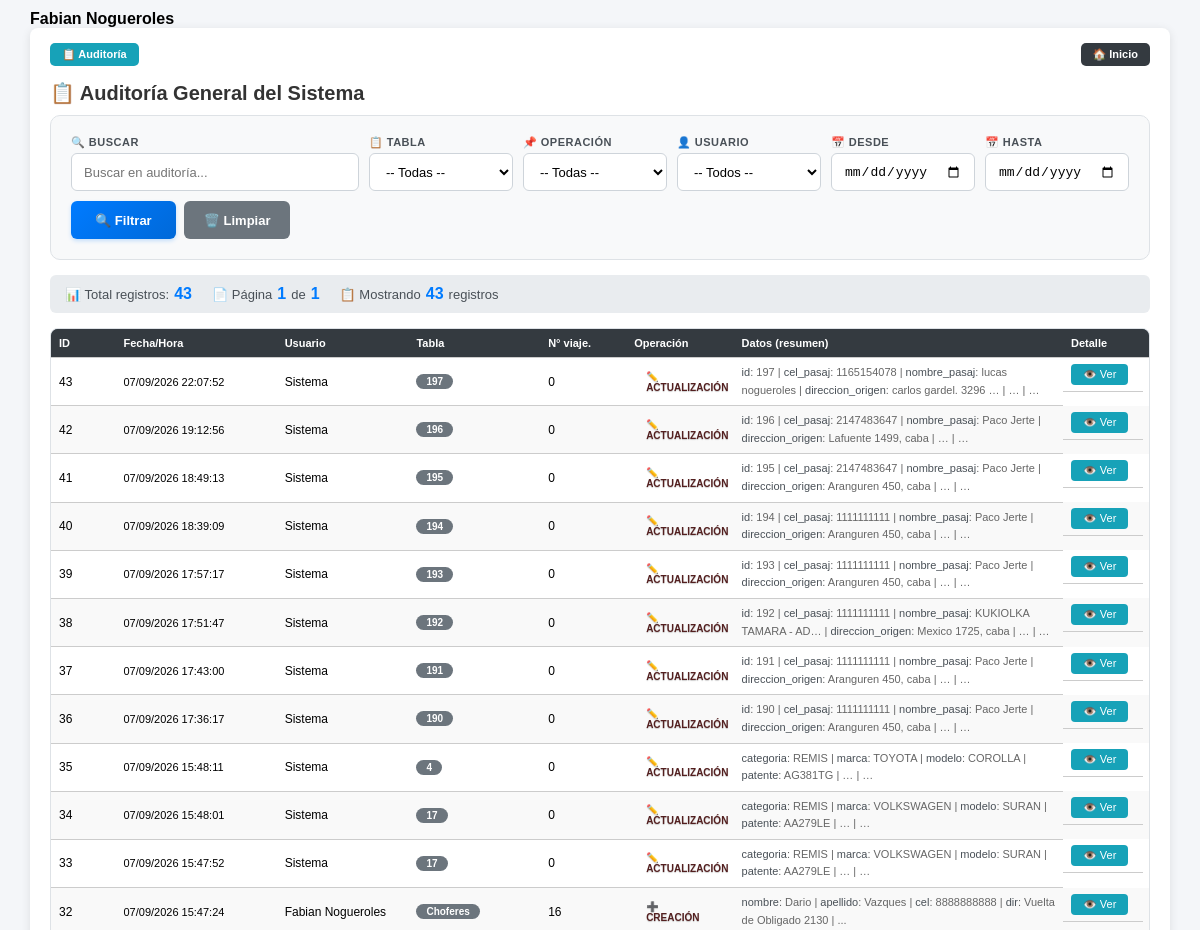
Before: /php/00_administracion/auditoria/listado_auditoria.php (signed in, upper part) with the older database file.
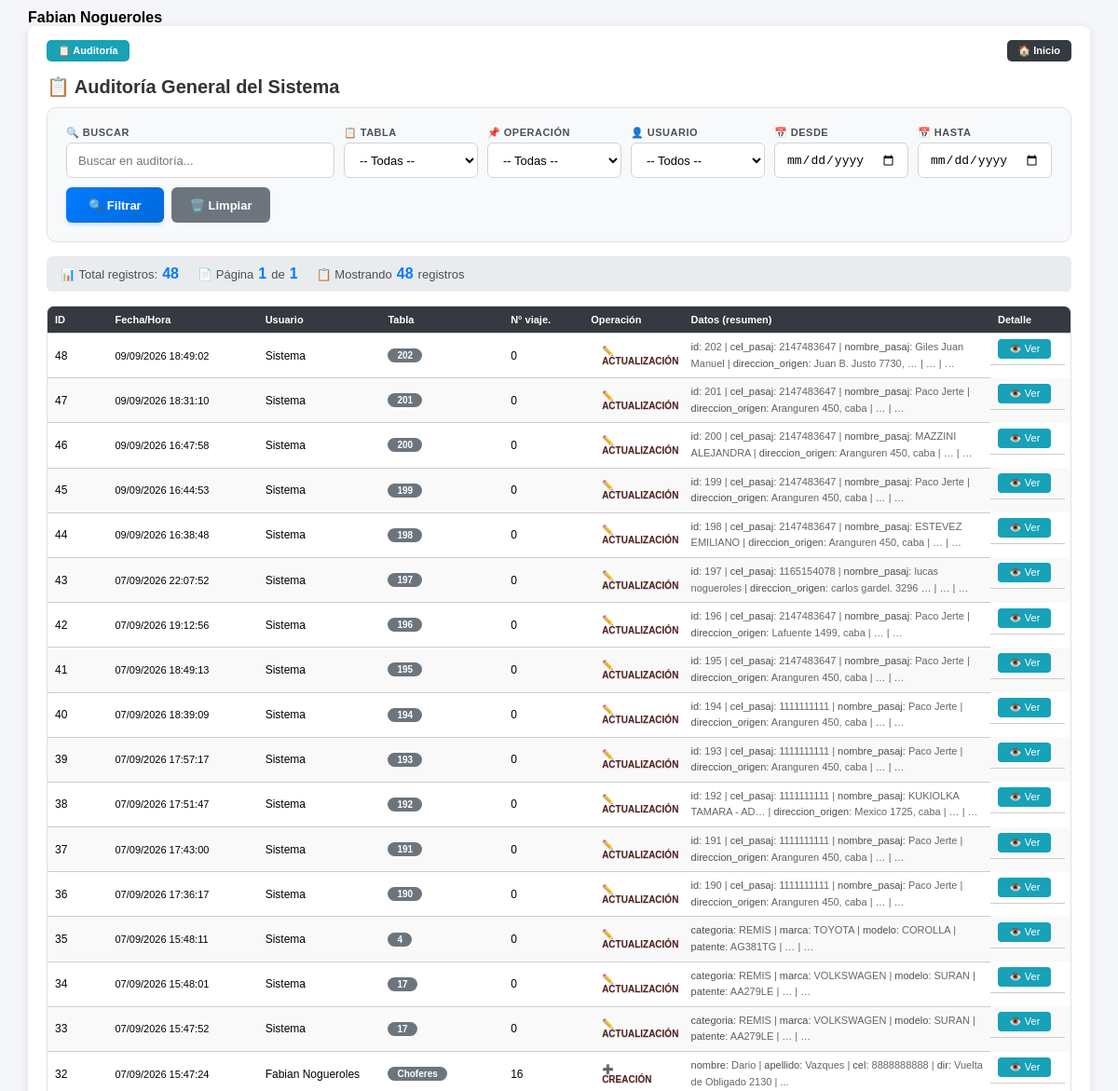
After: the same page with the newer database file.
### tables this page shows
CREATE TABLE `auditoria_general` (
  `id` int(11) NOT NULL AUTO_INCREMENT,
  `usuario_id` int(11) DEFAULT NULL,
  `tabla` varchar(50) NOT NULL,
  `id_registro` int(11) NOT NULL,
  `operacion` char(1) NOT NULL,
  `datos_anteriores` longtext DEFAULT NULL CHECK (json_valid(`datos_anteriores`)),
  `datos_nuevos` longtext DEFAULT NULL CHECK (json_valid(`datos_nuevos`)),
  `fecha_hora` timestamp NOT NULL DEFAULT current_timestamp(),
  PRIMARY KEY (`id`)
);

CREATE TABLE `usuarios` (
  `id` int(4) NOT NULL AUTO_INCREMENT,
  `nombre` varchar(50) NOT NULL,
  `telefono` int(10) NOT NULL,
  `email` varchar(50) NOT NULL,
  `password` varchar(100) NOT NULL,
  `permisos` varchar(15) NOT NULL,
  `estado` varchar(15) NOT NULL,
  `nom_apellido` varchar(50) NOT NULL,
  PRIMARY KEY (`id`)
);

### php/00_administracion/auditoria/listado_auditoria.php (the view, shortened to what the changed rows need)
<?php
$filtro_tabla = isset($_GET['tabla']) ? $_GET['tabla'] : '';
$filtro_operacion = isset($_GET['operacion']) ? $_GET['operacion'] : '';
$filtro_usuario = isset($_GET['usuario']) ? (int)$_GET['usuario'] : 0;
$filtro_fecha_desde = isset($_GET['fecha_desde']) ? $_GET['fecha_desde'] : '';
$filtro_fecha_hasta = isset($_GET['fecha_hasta']) ? $_GET['fecha_hasta'] : '';
$buscar_texto = isset($_GET['buscar']) ? $_GET['buscar'] : '';
$limit = isset($_GET['limit']) ? (int)$_GET['limit'] : 50;
$offset = isset($_GET['offset']) ? (int)$_GET['offset'] : 0;
function obtenerAuditoria($filtros = [], $limit = 50, $offset = 0)
{
    $conn = conexion();
    $sql = "SELECT a.*, u.nom_apellido as usuario_nombre
            FROM auditoria_general a
            LEFT JOIN usuarios u ON a.usuario_id = u.id
            WHERE 1=1";
    $params = [];
    $sql .= " ORDER BY a.fecha_hora DESC LIMIT " . (int)$limit . " OFFSET " . (int)$offset;
    $stmt = $conn->prepare($sql);
    $stmt->execute($params);
    return $stmt->fetchAll(PDO::FETCH_ASSOC);
}
function contarAuditoria($filtros = [])
{
    $conn = conexion();
    $sql = "SELECT COUNT(*) as total
            FROM auditoria_general a
            LEFT JOIN usuarios u ON a.usuario_id = u.id
            WHERE 1=1";
    $params = [];
    $stmt = $conn->prepare($sql);
    $stmt->execute($params);
    $resultado = $stmt->fetch(PDO::FETCH_ASSOC);
    return $resultado ? (int)$resultado['total'] : 0;
}
$filtros = [
    'tabla' => $filtro_tabla,
    'operacion' => $filtro_operacion,
    'usuario' => $filtro_usuario,
    'fecha_desde' => $filtro_fecha_desde,
    'fecha_hasta' => $filtro_fecha_hasta,
    'buscar' => $buscar_texto
];
$total_registros = contarAuditoria($filtros);
$auditoria = obtenerAuditoria($filtros, $limit, $offset);
$operaciones_map = [
    'C' => ['label' => 'CREACIÓN', 'color' => '#28a745', 'icon' => '➕'],
    'U' => ['label' => 'ACTUALIZACIÓN', 'color' => '#007bff', 'icon' => '✏️'],
    'D' => ['label' => 'ELIMINACIÓN', 'color' => '#dc3545', 'icon' => '🗑️'],
];
?>
<!DOCTYPE html>
<html lang="es">
<head>
    <link rel="stylesheet" href="../../../css/estilos.css">
    <link rel="stylesheet" href="../../../css/listado_viajes.css">
</head>
<body>
    <div class="container">
        <div class="card">
            <div class="estadisticas">
                <div class="item">
                    📊 Total registros: <span class="numero"><?= number_format($total_registros) ?></span>
                </div>
                <div class="item">
                    📋 Mostrando <span class="numero"><?= count($auditoria) ?></span> registros
                </div>
            </div>
            <div class="tabla-scroll">
                <table class="table">
                    <thead>
                        <tr>
                            <th class="col-id-auditoria">ID</th>
                            <th class="col-fecha">Fecha/Hora</th>
                            <th class="col-usuario">Usuario</th>
                            <th class="col-tabla">Tabla</th>
                            <th class="col-id-registro">N° viaje.</th>
                            <th class="col-operacion">Operación</th>
                            <th class="col-datos">Datos (resumen)</th>
                            <th class="col-acciones-auditoria">Detalle</th>
                        </tr>
                    </thead>
                    <tbody>
                        <?php if (empty($auditoria)): ?>
                            <tr>
                                <td colspan="8" style="text-align:center; padding:30px; color:#999;">
                                    No hay registros de auditoría que coincidan con los filtros
                                </td>
                            </tr>
                            <?php else: foreach ($auditoria as $row): ?>
                                <?php
                                $operacion_info = $operaciones_map[$row['operacion']] ?? ['label' => $row['operacion'], 'color' => '#6c757d', 'icon' => '📌'];
                                $clase_operacion = strtolower($operacion_info['label']);
                                $resumen = '';
                                if ($row['datos_nuevos']) {
                                    $datos = json_decode($row['datos_nuevos'], true);
                                    if ($datos) {
                                        $campos_importantes = ['nombre', 'apellido', 'nombre_pasaj', 'patente', 'marca', 'modelo', 'estado', 'categoria'];
                                        $items = [];
                                        $contador = 0;
                                        foreach ($datos as $clave => $valor) {
                                            if ($contador >= 4) {
                                                $items[] = '...';
                                                break;
                                            }
                                            if (in_array($clave, $campos_importantes) || (!empty($valor) && $valor !== 'NULL')) {
                                                $valor_mostrar = is_string($valor) ? substr($valor, 0, 25) : $valor;
                                                if (strlen($valor) > 25) $valor_mostrar .= '…';
                                                $items[] = '<span style="color:#495057; font-weight:500;">' . $clave . '</span>: ' . $valor_mostrar;
                                                $contador++;
                                            }
                                        }
                                        $resumen = implode(' | ', $items);
                                    }
                                } elseif ($row['datos_anteriores']) {
                                    $datos = json_decode($row['datos_anteriores'], true);
                                    if ($datos) {
                                        $items = [];
                                        $contador = 0;
                                        foreach ($datos as $clave => $valor) {
                                            if ($contador >= 4) {
                                                $items[] = '…';
                                                break;
                                            }
                                            $valor_mostrar = is_string($valor) ? substr($valor, 0, 20) : $valor;
                                            if (strlen($valor) > 20) $valor_mostrar .= '…';
                                            $items[] = '<span style="color:#495057; font-weight:500;">' . $clave . '</span>: ' . $valor_mostrar;
                                            $contador++;
                                        }
                                        if (count($datos) > 4) $items[] = '…';
                                        $resumen = implode(' | ', $items);
                                    }
                                }
                                ?>
                                <tr>
                                    <td class="col-id-auditoria"><?= $row['id'] ?></td>
                                    <td class="col-fecha" style="font-size:11px;">
                                        <?= date('d/m/Y H:i:s', strtotime($row['fecha_hora'])) ?>
                                    </td>
                                    <td class="col-usuario">
                                        <?= htmlspecialchars($row['usuario_nombre'] ?? 'Sistema') ?>
                                    </td>
                                    <td class="col-tabla">
                                        <span class="badge-tabla"><?= ucfirst($row['tabla']) ?></span>
                                    </td>
                                    <td class="col-id-registro"><?= $row['id_registro'] ?></td>
                                    <td class="col-operacion">
                                        <span class="badge-operacion <?= $clase_operacion ?>">
                                            <?= $operacion_info['icon'] ?> <?= $operacion_info['label'] ?>
                                        </span>
                                    </td>
                                    <td class="col-datos" style="font-size:11px; color:#666; line-height:1.6; padding:6px 8px; max-width:250px; word-wrap:break-word;">
                                        <?= $resumen ?: '-' ?>
                                    </td>
                                    <td class="col-acciones-auditoria">
                                        <button class="btn-detalle" onclick="verDetalle(<?= $row['id'] ?>)">
                                            👁️ Ver
                                        </button>
                                    </td>
                                </tr>
                        <?php endforeach;
                        endif; ?>
                    </tbody>
                </table>
            </div>
        </div>
    </div>
</body>
</html>

Changed rows visible on the page:
added auditoria_general: id "48", fecha_hora "09/09/2026 18:49:02", usuario_nombre "Sistema", tabla "202", id_registro "0", operacion "✏️", operacion "ACTUALIZACIÓN", clave "id cel_pasaj nombre_pasaj direccion_origen", valor_mostrar "202 2147483647 Giles Juan Manuel Juan B. Justo 7730, …", resumen "| | | | … | …"
added auditoria_general: id "47", fecha_hora "09/09/2026 18:31:10", usuario_nombre "Sistema", tabla "201", id_registro "0", operacion "✏️", operacion "ACTUALIZACIÓN", clave "id cel_pasaj nombre_pasaj direccion_origen", valor_mostrar "201 2147483647 Paco Jerte Aranguren 450, caba", resumen "| | | | … | …"
added auditoria_general: id "46", fecha_hora "09/09/2026 16:47:58", usuario_nombre "Sistema", tabla "200", id_registro "0", operacion "✏️", operacion "ACTUALIZACIÓN", clave "id cel_pasaj nombre_pasaj direccion_origen", valor_mostrar "200 2147483647 MAZZINI ALEJANDRA Aranguren 450, caba", resumen "| | | | … | …"
added auditoria_general: id "45", fecha_hora "09/09/2026 16:44:53", usuario_nombre "Sistema", tabla "199", id_registro "0", operacion "✏️", operacion "ACTUALIZACIÓN", clave "id cel_pasaj nombre_pasaj direccion_origen", valor_mostrar "199 2147483647 Paco Jerte Aranguren 450, caba", resumen "| | | | … | …"
added auditoria_general: id "44", fecha_hora "09/09/2026 16:38:48", usuario_nombre "Sistema", tabla "198", id_registro "0", operacion "✏️", operacion "ACTUALIZACIÓN", clave "id cel_pasaj nombre_pasaj direccion_origen", valor_mostrar "198 2147483647 ESTEVEZ EMILIANO Aranguren 450, caba", resumen "| | | | … | …"
Other visible differences:
$total_registros: "43" → "48"
count($auditoria): "43" → "48"
